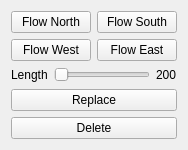
<?xml version="1.0" encoding="UTF-8"?>
<ui version="4.0">
 <class>Roadoptions</class>
 <widget class="QWidget" name="Roadoptions">
  <property name="geometry">
   <rect>
    <x>0</x>
    <y>0</y>
    <width>178</width>
    <height>150</height>
   </rect>
  </property>
  <property name="windowTitle">
   <string>Form</string>
  </property>
  <layout class="QVBoxLayout" name="verticalLayout">
   <item>
    <layout class="QGridLayout" name="gridLayout">
     <item row="0" column="0">
      <widget class="QPushButton" name="FlowNorth">
       <property name="text">
        <string>Flow North</string>
       </property>
      </widget>
     </item>
     <item row="1" column="0">
      <widget class="QPushButton" name="FlowWest">
       <property name="text">
        <string>Flow West</string>
       </property>
      </widget>
     </item>
     <item row="0" column="1">
      <widget class="QPushButton" name="FlowSouth">
       <property name="text">
        <string>Flow South</string>
       </property>
      </widget>
     </item>
     <item row="1" column="1">
      <widget class="QPushButton" name="FlowEast">
       <property name="text">
        <string>Flow East</string>
       </property>
      </widget>
     </item>
    </layout>
   </item>
   <item>
    <layout class="QHBoxLayout" name="horizontalLayout">
     <item>
      <widget class="QLabel" name="label">
       <property name="text">
        <string>Length</string>
       </property>
      </widget>
     </item>
     <item>
      <widget class="QSlider" name="horizontalSlider">
       <property name="orientation">
        <enum>Qt::Horizontal</enum>
       </property>
      </widget>
     </item>
     <item>
      <widget class="QLabel" name="LengthLabel">
       <property name="text">
        <string>200</string>
       </property>
      </widget>
     </item>
    </layout>
   </item>
   <item>
    <widget class="QPushButton" name="ReplaceButton">
     <property name="text">
      <string>Replace</string>
     </property>
    </widget>
   </item>
   <item>
    <widget class="QPushButton" name="DeleteButton">
     <property name="text">
      <string>Delete</string>
     </property>
    </widget>
   </item>
  </layout>
 </widget>
 <resources/>
 <connections/>
</ui>
